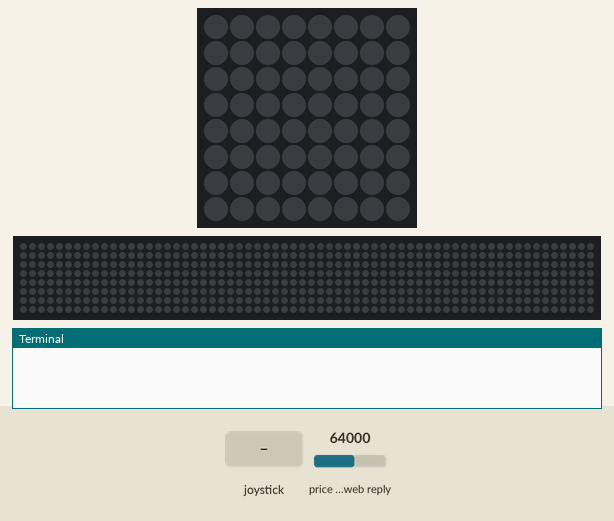
Bench run of a program on a simulated Raspberry Pi (BCM pin numbers) with a Sense HAT. Shown: the Sense HAT's 8×8 RGB LED matrix, a strip that is not on the board, showing the scrolling text unrolled, the last lines printed to the terminal. The inputs (shaded band) are chosen by the test bench; at power-on: price in the web reply 64000. The clock reads 2024-03-15 10:24:30 at power-on unless the program sets it; random numbers come from a fixed seed; requests to the public web service named in the program get a made-up reply in its usual format after 0.4 s (London, UTC, broken clouds, 64 % humidity, 1013 hPa unless stated); the 64×8 strip is a reading aid, not a part: it shows the text the matrix is scrolling, unrolled, one strip-width of it at a time.

Above: at 1.2 s.
1.3 s: joystick pushed down
At 1.47 s:
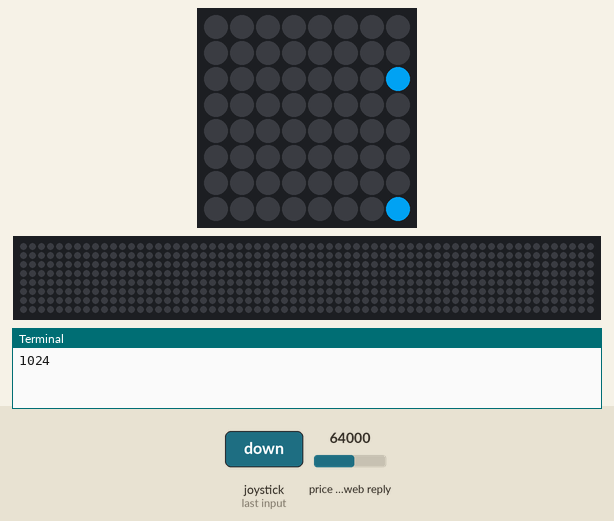
At 1.98 s:
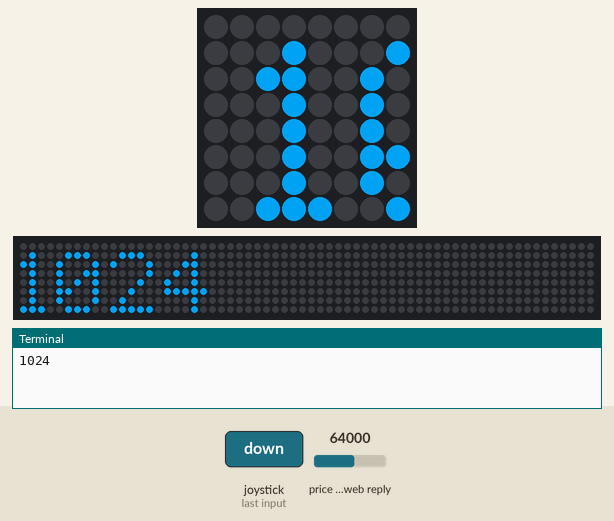
3.2 s: joystick pushed right
At 4.92 s:
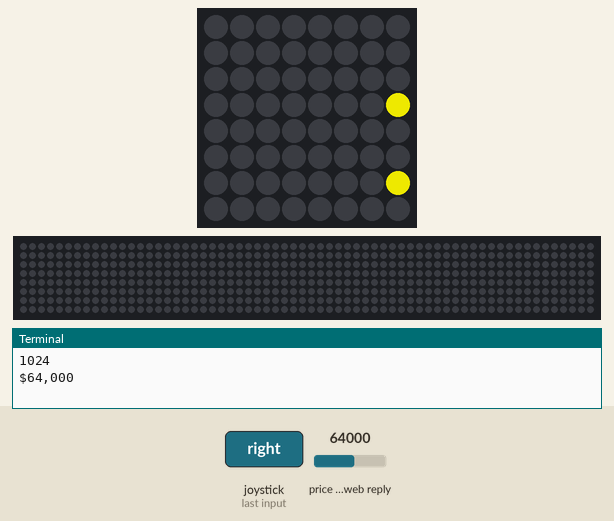

The program:

startup.py
```python
import argparse
from sense_hat import SenseHat, ACTION_RELEASED
from random import randint
from display_text import show_text
import time
import requests

sense = SenseHat()
sense.clear()


def red(event):
    if event.action != ACTION_RELEASED:
        sense.clear(255, 0, 0)
        print('red')


def showtime(event):
    if event.action != ACTION_RELEASED:
        mil_time = time.strftime("%H%M", time.localtime())
        print(mil_time)
        show_text(mil_time)


def show_btc(event):
    if event.action != ACTION_RELEASED:
        url = 'https://api.coindesk.com/v1/bpi/currentprice.json'
        response = requests.get(url)
        btc_dict = response.json()
        btc_price = btc_dict.get('bpi').get('USD').get('rate')
        btc_price = btc_price.split('.')[0]
        btc_price = '$' + btc_price
        print(btc_price)
        show_text(btc_price)


sense.stick.direction_up = red
sense.stick.direction_down = showtime
sense.stick.direction_right = show_btc

while True:
    pass
```

display_text.py
```python
import argparse
from sense_hat import SenseHat
from random import randint


def show_text(text='hello'):
  sense = SenseHat()
  sense.set_rotation(180)

  sense.show_message(text, text_colour=(randint(1, 255), randint(1, 255), randint(1, 255)))


if __name__=='__main__':
  parser = argparse.ArgumentParser(description='print to SenseHat')
  parser.add_argument("text", help="Prints the supplied argument.")
  args = parser.parse_args()
  print(args.text)
  show_text(args.text)
```

Measured:
- after the input at 1.3 s, the LEDs: change after 0.13 s (image 1)
